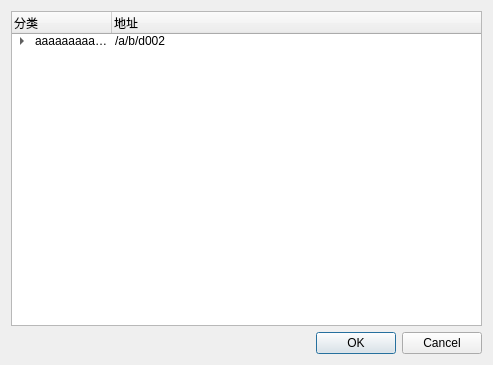
<?xml version="1.0" encoding="UTF-8"?>
<ui version="4.0">
 <class>Dialog</class>
 <widget class="QDialog" name="Dialog">
  <property name="geometry">
   <rect>
    <x>0</x>
    <y>0</y>
    <width>493</width>
    <height>365</height>
   </rect>
  </property>
  <property name="windowTitle">
   <string>Dialog</string>
  </property>
  <layout class="QGridLayout" name="gridLayout">
   <item row="0" column="0">
    <widget class="QTreeWidget" name="treeWidget">
     <column>
      <property name="text">
       <string>分类</string>
      </property>
     </column>
     <column>
      <property name="text">
       <string>地址</string>
      </property>
     </column>
     <item>
      <property name="text">
       <string>aaaaaaaaaaaaaaaa</string>
      </property>
      <property name="text">
       <string>/a/b/d002</string>
      </property>
      <item>
       <property name="text">
        <string>bbbbbbbbbbbbbb</string>
       </property>
       <property name="text">
        <string>/b/sls/a/ffffffffssdfdsf</string>
       </property>
      </item>
     </item>
    </widget>
   </item>
   <item row="1" column="0">
    <widget class="QDialogButtonBox" name="buttonBox">
     <property name="orientation">
      <enum>Qt::Orientation::Horizontal</enum>
     </property>
     <property name="standardButtons">
      <set>QDialogButtonBox::StandardButton::Cancel|QDialogButtonBox::StandardButton::Ok</set>
     </property>
    </widget>
   </item>
  </layout>
 </widget>
 <resources/>
 <connections>
  <connection>
   <sender>buttonBox</sender>
   <signal>accepted()</signal>
   <receiver>Dialog</receiver>
   <slot>accept()</slot>
   <hints>
    <hint type="sourcelabel">
     <x>260</x>
     <y>360</y>
    </hint>
    <hint type="destinationlabel">
     <x>157</x>
     <y>274</y>
    </hint>
   </hints>
  </connection>
  <connection>
   <sender>buttonBox</sender>
   <signal>rejected()</signal>
   <receiver>Dialog</receiver>
   <slot>reject()</slot>
   <hints>
    <hint type="sourcelabel">
     <x>328</x>
     <y>360</y>
    </hint>
    <hint type="destinationlabel">
     <x>286</x>
     <y>274</y>
    </hint>
   </hints>
  </connection>
 </connections>
</ui>
